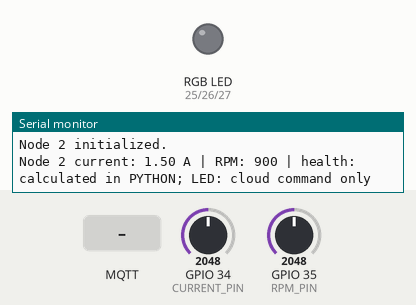
Recording of a sketch running on a simulated ESP32. On the bench: an RGB LED mixed from three pins (HIGH = lit), the last lines printed to the serial monitor. Dashed ring = blinking. The test bench sets the inputs (shaded band); at power-on: GPIO 34 (CURRENT_PIN) = 2048, GPIO 35 (RPM_PIN) = 2048. WiFi joins after 1.5 s; servers stay silent unless stated; no MQTT or app messages arrive unless stated.

Above: at 2.4 s.
2.5 s: MQTT message "LED_RED" arrives on the first subscribed topic
At 3.25 s:
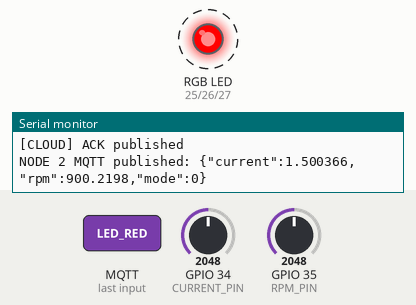
4.5 s: GPIO 34 (CURRENT_PIN) set to 4
7.5 s: GPIO 34 (CURRENT_PIN) set to 1
10.5 s: GPIO 35 (RPM_PIN) set to 4
13.5 s: GPIO 35 (RPM_PIN) set to 1
16.5 s: MQTT message "LED_GREEN" arrives on the first subscribed topic
At 17.2 s:
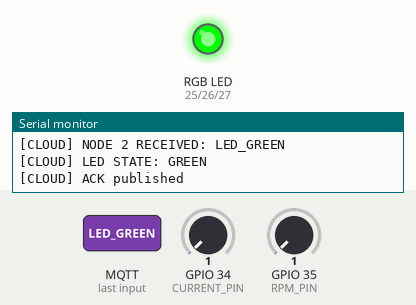
Timing chart, 0 to 19.0 s (numbered marks = the images above; inputs shaded):
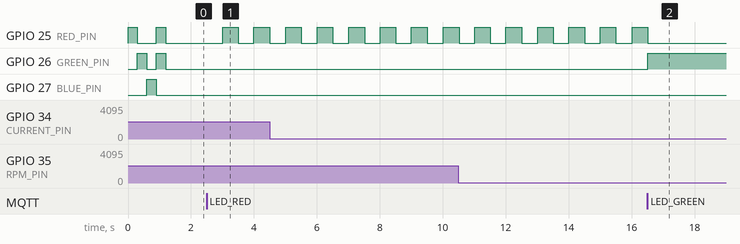

The sketch:

node2_current_rpm.ino
```cpp
// Node 2: Current and RPM
// Wokwi ESP32 firmware; communicates through MQTT via the Python gateway.

/*
  Node 2: CLOUD-AUTHORITATIVE LEDs, no switch or local health classification.
  Current potentiometer GPIO34, RPM potentiometer GPIO35; RGB R25/G26/B27.
  Node 2 RGB common-cathode, COM to GND.
  MCU scales and filters readings, gateway calculates motor health.
  Only ThingSpeak TalkBack commands control the LED (except boot self-test).
*/

#include <WiFi.h>
#include <PubSubClient.h>
#include <ArduinoJson.h>

// ============================================================
// 1. NETWORK AND TOPICS
// The Project identifier must match gateway.py and Node 1.
// data: Node 2 -> gateway, cmd: PC -> Node 2, ack: Node 2 -> PC
// Public MQTT broker: non-sensitive simulated data only.
// ============================================================
const char* WIFI_NAME = "Wokwi-GUEST";
const char* WIFI_PASSWORD = "";
const char* MQTT_BROKER = "broker.emqx.io";
const uint16_t MQTT_PORT = 1883;
const char* MQTT_DATA_TOPIC = "motor-lab/CHANGE_TO_A_UNIQUE_NONPERSONAL_ID/node2/data";
const char* MQTT_COMMAND_TOPIC = "motor-lab/CHANGE_TO_A_UNIQUE_NONPERSONAL_ID/node2/cmd";
const char* MQTT_ACK_TOPIC = "motor-lab/CHANGE_TO_A_UNIQUE_NONPERSONAL_ID/node2/ack";
const char* MQTT_BOOT_TOPIC = "motor-lab/CHANGE_TO_A_UNIQUE_NONPERSONAL_ID/node2/boot";

// Separate schedules: sensing, printing and MQTT publishing.
const unsigned long SENSOR_INTERVAL_MS = 1000;
const unsigned long PRINT_INTERVAL_MS = 2000;
const unsigned long PUBLISH_INTERVAL_MS = 2000;
const unsigned long WIFI_RETRY_MS = 5000;
const unsigned long MQTT_RETRY_MS = 3000;
const unsigned long PUBLISH_RETRY_MS = 3000;

// ============================================================
// 2. INPUT PINS AND OPERATING STATES
// Both potentiometers produce ADC values from 0 to 4095.
// Do not confuse their simulated values with live motor current.
// ============================================================
#define CURRENT_PIN 34
#define RPM_PIN 35
#define RED_PIN 25
#define GREEN_PIN 26
#define BLUE_PIN 27

float current = 0.0f;
float rpm = 0.0f;

WiFiClient wifiClient;
PubSubClient mqttClient(wifiClient);

// Upload immediately after sensor data and MQTT connection,
// then every 2 s after a successful publish; retry failures.
bool sensorReady = false;
bool publishPending = false;
bool hasPublished = false;
unsigned long lastSuccessfulPublish = 0;
unsigned long lastPublishAttempt = 0;

// ===================== CLOUD RGB LED ========================
const bool RGB_COMMON_ANODE = false; // Node 2: COM -> GND
// This LED displays ONLY the last received cloud command.
// No sensor threshold/health calculation runs on the ESP32.
enum LedState { WAIT_CLOUD, LED_HEALTHY, LED_WARNING, LED_ALARM, LED_TEST_BLUE };
LedState cloudLed = WAIT_CLOUD;

void rgbWrite(bool red, bool green, bool blue) {
  // Node 2 uses common-cathode RGB: HIGH means ON.
  // Change RGB_COMMON_ANODE only if your actual LED wiring is different.
  digitalWrite(RED_PIN,   red   != RGB_COMMON_ANODE ? HIGH : LOW);
  digitalWrite(GREEN_PIN, green != RGB_COMMON_ANODE ? HIGH : LOW);
  digitalWrite(BLUE_PIN,  blue  != RGB_COMMON_ANODE ? HIGH : LOW);
}
void rgbOff() { rgbWrite(false, false, false); }
void updateRGB() {
  switch (cloudLed) {
    case LED_HEALTHY:   rgbWrite(false, true, false); break;
    case LED_WARNING:   rgbWrite(true, true, false); break;
    case LED_ALARM:     rgbWrite((millis()/500UL)%2UL == 0UL, false, false); break;
    case LED_TEST_BLUE: rgbWrite(false, false, true); break;
    default:            rgbOff(); break;  // awaiting ThingSpeak command
  }
}
void testRGBAtStartup() {
  Serial.println("RGB self-test: RED > GREEN > BLUE > YELLOW");
  rgbWrite(true,false,false); delay(300);
  rgbWrite(false,true,false); delay(300);
  rgbWrite(false,false,true); delay(300);
  rgbWrite(true,true,false); delay(300);
  rgbOff();
  Serial.println("LED OFF: waiting for ThingSpeak TalkBack command");
  Serial.println("[CHECK] Common-cathode RGB: COM->GND, R->GPIO25, G->GPIO26, B->GPIO27");
}

// =====================================================
// READ SIMULATED CURRENT AND RPM
// Seven-sample median reduces brief ADC spikes.
// A zero must persist for three 1-second samples before acceptance.
// This filters a transient reset but still detects sustained zero as ALARM.
// =====================================================
int medianADC(int pin) {
  int a[7];
  for (int i = 0; i < 7; i++) { a[i] = analogRead(pin); delayMicroseconds(200); }
  for (int i = 1; i < 7; i++) {
    int x = a[i], j = i - 1;
    while (j >= 0 && a[j] > x) { a[j + 1] = a[j]; j--; }
    a[j + 1] = x;
  }
  return a[3];
}

int zeroCurrentCount = 0, zeroRPMCount = 0;
bool currentInitialized = false, rpmInitialized = false;

void readSensors() {
  int rawCurrent = medianADC(CURRENT_PIN);
  int rawRPM = medianADC(RPM_PIN);
  if (rawCurrent <= 2) zeroCurrentCount++; else zeroCurrentCount = 0;
  if (rawRPM <= 2) zeroRPMCount++; else zeroRPMCount = 0;
  if (rawCurrent > 2 || zeroCurrentCount >= 3 || !currentInitialized) {
    current = rawCurrent * (3.0f / 4095.0f);
    currentInitialized = true;
  } else Serial.println("Node 2: ignoring transient current ADC zero");
  if (rawRPM > 2 || zeroRPMCount >= 3 || !rpmInitialized) {
    rpm = rawRPM * (1800.0f / 4095.0f);
    rpmInitialized = true;
  } else Serial.println("Node 2: ignoring transient RPM ADC zero");
}

// ================== PRINT RAW SENSOR MEASUREMENTS =============
void printStatus() {
  Serial.print("Node 2 current: "); Serial.print(current,2);
  Serial.print(" A | RPM: "); Serial.print(rpm,0);
  Serial.println(" | health: calculated in PYTHON; LED: cloud command only");
}

// ============ RECEIVE CLOUD COMMAND (NO LOCAL DECISION) ========
void onMqttMessage(char* topic, byte* payload, unsigned int length) {
  if (String(topic) != MQTT_COMMAND_TOPIC) {
    Serial.print("[CLOUD] Ignored topic: ");
    Serial.println(topic);
    return;
  }

  String command;
  command.reserve(length + 1);
  for (unsigned int i = 0; i < length; ++i) {
    command += (char)payload[i];
  }
  command.trim();

  if (command == "LED_GREEN") {
    cloudLed = LED_HEALTHY;
  } else if (command == "LED_YELLOW") {
    cloudLed = LED_WARNING;
  } else if (command == "LED_RED") {
    cloudLed = LED_ALARM;
  } else if (command == "LED_BLUE") {
    cloudLed = LED_TEST_BLUE;
  } else {
    Serial.print("[CLOUD] Rejected unsupported command: ");
    Serial.println(command);
    return;
  }

  // Force the LED output immediately, then continue updating it in loop().
  updateRGB();
  Serial.print("[CLOUD] NODE 2 RECEIVED: ");
  Serial.println(command);
  Serial.print("[CLOUD] LED STATE: ");
  switch (cloudLed) {
    case LED_HEALTHY:   Serial.println("GREEN"); break;
    case LED_WARNING:   Serial.println("YELLOW"); break;
    case LED_ALARM:     Serial.println("BLINKING RED"); break;
    case LED_TEST_BLUE: Serial.println("BLUE"); break;
    default:            Serial.println("OFF"); break;
  }

  // Acknowledgment confirms that the command was accepted and applied
  // by the sketch; it cannot prove a real-world LED is electrically working.
  if (mqttClient.connected()) {
    bool ackSent = mqttClient.publish(MQTT_ACK_TOPIC, command.c_str());
    Serial.println(ackSent ? "[CLOUD] ACK published" : "[CLOUD] ACK publish FAILED");
  }
}

// ============================================================
// 7. NETWORK MAINTENANCE
// Retry connections at intervals without an endless while loop.
// One connect attempt can still block briefly due to networking.
// Subscribe to cmd again after each successful MQTT reconnect.
// ============================================================
void maintainWiFi() {
  if (WiFi.status() == WL_CONNECTED) return;
  static unsigned long lastAttempt = 0;
  if (lastAttempt != 0 && millis() - lastAttempt < WIFI_RETRY_MS) return;

  lastAttempt = millis();
  Serial.println("Node 2: connecting to Wi-Fi...");
  WiFi.begin(WIFI_NAME, WIFI_PASSWORD, 6);
}

void maintainMQTT() {
  if (WiFi.status() != WL_CONNECTED || mqttClient.connected()) return;
  static unsigned long lastAttempt = 0;
  if (lastAttempt != 0 && millis() - lastAttempt < MQTT_RETRY_MS) return;

  lastAttempt = millis();
  String clientID = "ESP32-Node2-" + String((uint32_t)ESP.getEfuseMac(), HEX);
  Serial.print("Node 2: connecting to MQTT... ");

  if (mqttClient.connect(clientID.c_str())) {
    Serial.println("connected!");
    // Resynchronize LED state after each Wokwi restart/reconnection.
    mqttClient.publish(MQTT_BOOT_TOPIC, "BOOT", false);
    if (mqttClient.subscribe(MQTT_COMMAND_TOPIC)) {
      Serial.print("Subscribed: ");
      Serial.println(MQTT_COMMAND_TOPIC);
    } else {
      Serial.println("MQTT command subscription failed.");
    }
    publishPending = true;
    lastPublishAttempt = 0;
  } else {
    Serial.print("Failed; MQTT state: ");
    Serial.println(mqttClient.state());
  }
}

// ============================================================
// 8. TRANSMIT LATEST NODE 2 VALUES AS A JSON MQTT MESSAGE
// Python gateway subscribes to MQTT_DATA_TOPIC and receives:
// {"current": 1.2, "rpm": 1200, "mode": 0}.
// Condition is calculated later in Python, not in Node 2.
// publish() returning true does not prove Python received it.
// ============================================================
void publishSensorData() {
  if (!mqttClient.connected()) {
    Serial.println("Node 2 publish skipped: MQTT disconnected.");
    return;
  }

  JsonDocument doc;
  doc["current"] = current;
  doc["rpm"] = rpm;
  doc["mode"] = 0; // Legacy ThingSpeak Field 8, fixed value; no mode switch

  String payload;
  serializeJson(doc, payload);

  lastPublishAttempt = millis();
  if (mqttClient.publish(MQTT_DATA_TOPIC, payload.c_str())) {
    lastSuccessfulPublish = millis();
    hasPublished = true;
    publishPending = false;
    Serial.print("NODE 2 MQTT published: ");
    Serial.println(payload);
  } else {
    publishPending = true;
    Serial.println("Node 2 MQTT publish failed; retry in 3s.");
  }
}

// ============================================================
// 9. SETUP: RUNS ONCE AFTER RESET
// ============================================================
void setup() {
  Serial.begin(115200);

  pinMode(CURRENT_PIN, INPUT);
  pinMode(RPM_PIN, INPUT);
  pinMode(RED_PIN, OUTPUT);
  pinMode(GREEN_PIN, OUTPUT);
  pinMode(BLUE_PIN, OUTPUT);
  rgbOff();
  testRGBAtStartup();

  Serial.println("\n================================");
  Serial.println("NODE 2 - CURRENT + RPM + MQTT");
  Serial.println("================================");

  mqttClient.setServer(MQTT_BROKER, MQTT_PORT);
  mqttClient.setCallback(onMqttMessage);
  mqttClient.setSocketTimeout(2);
  mqttClient.setKeepAlive(30);
  maintainWiFi();
  Serial.println("Node 2 initialized.");
}

// ============================================================
// 10. MAIN LOOP
// 1 sec: read the two potentiometers (no local classification).
// 2 sec: print readings to Wokwi serial monitor.
// 2 sec: publish JSON (or immediately after reconnect).
// Every pass: RGB LED, Wi-Fi and MQTT maintenance, commands.
// ============================================================
void loop() {
  static unsigned long lastSensor = 0;
  if (millis() - lastSensor >= SENSOR_INTERVAL_MS) {
    lastSensor = millis();
    readSensors();         // Two potentiometers simulate measurements.
    sensorReady = true;
  }
  updateRGB();

  maintainWiFi();
  maintainMQTT();
  if (mqttClient.connected()) mqttClient.loop();

  static unsigned long lastPrint = 0;
  if (millis() - lastPrint >= PRINT_INTERVAL_MS) {
    lastPrint = millis();
    printStatus();
  }

  if (mqttClient.connected() && sensorReady) {
    const unsigned long now = millis();
    const bool firstOrReconnect = publishPending || !hasPublished;
    const bool regular = hasPublished &&
      (now - lastSuccessfulPublish >= PUBLISH_INTERVAL_MS);
    const bool retryReady = lastPublishAttempt == 0 ||
      (now - lastPublishAttempt >= PUBLISH_RETRY_MS);

    if ((firstOrReconnect || regular) && retryReady) {
      publishSensorData();
    }
  }
  delay(20);
}
```

Measured:
- after the input at 2.5 s, GPIO 25 (RED_PIN): LOW → HIGH after 0.51 s, → LOW 0.50 s later, → HIGH 0.49 s later
- after the input at 16.5 s, GPIO 25 (RED_PIN): goes on until 16.5 s, then stays LOW; GPIO 26 (GREEN_PIN): LOW → HIGH at once
